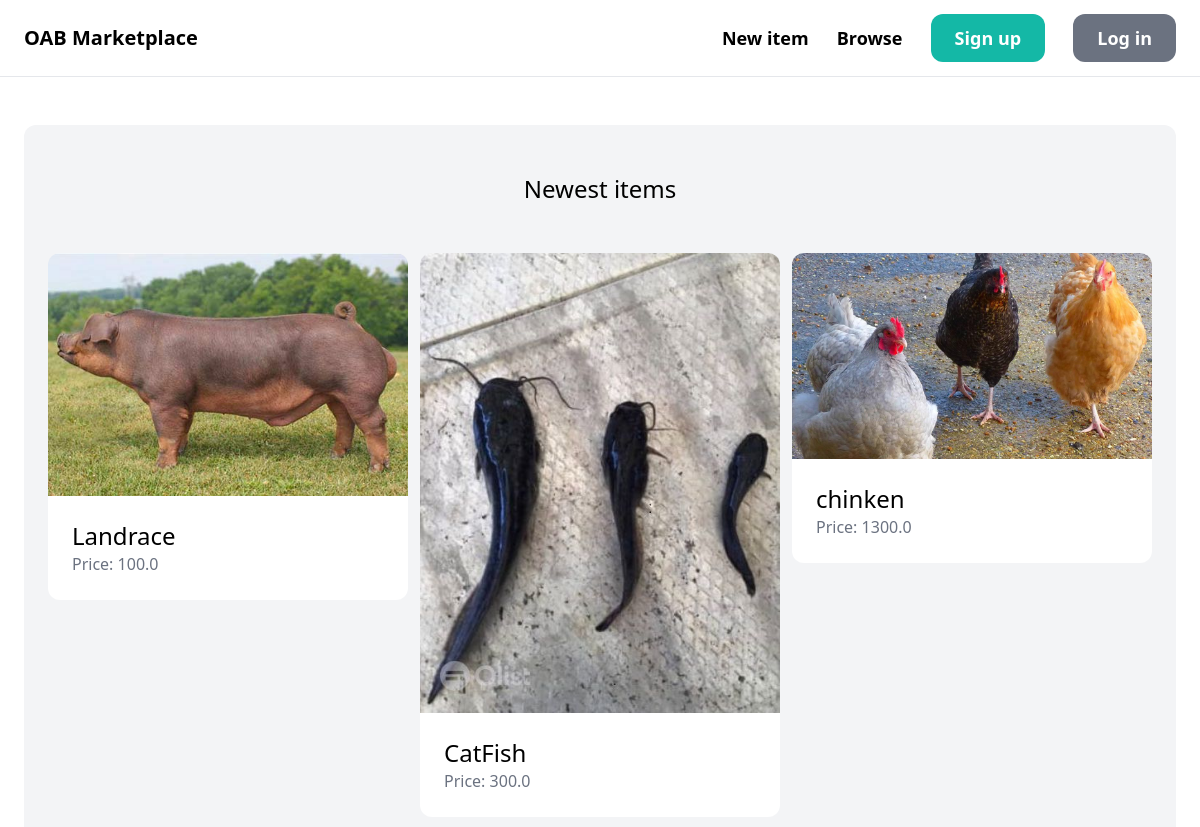
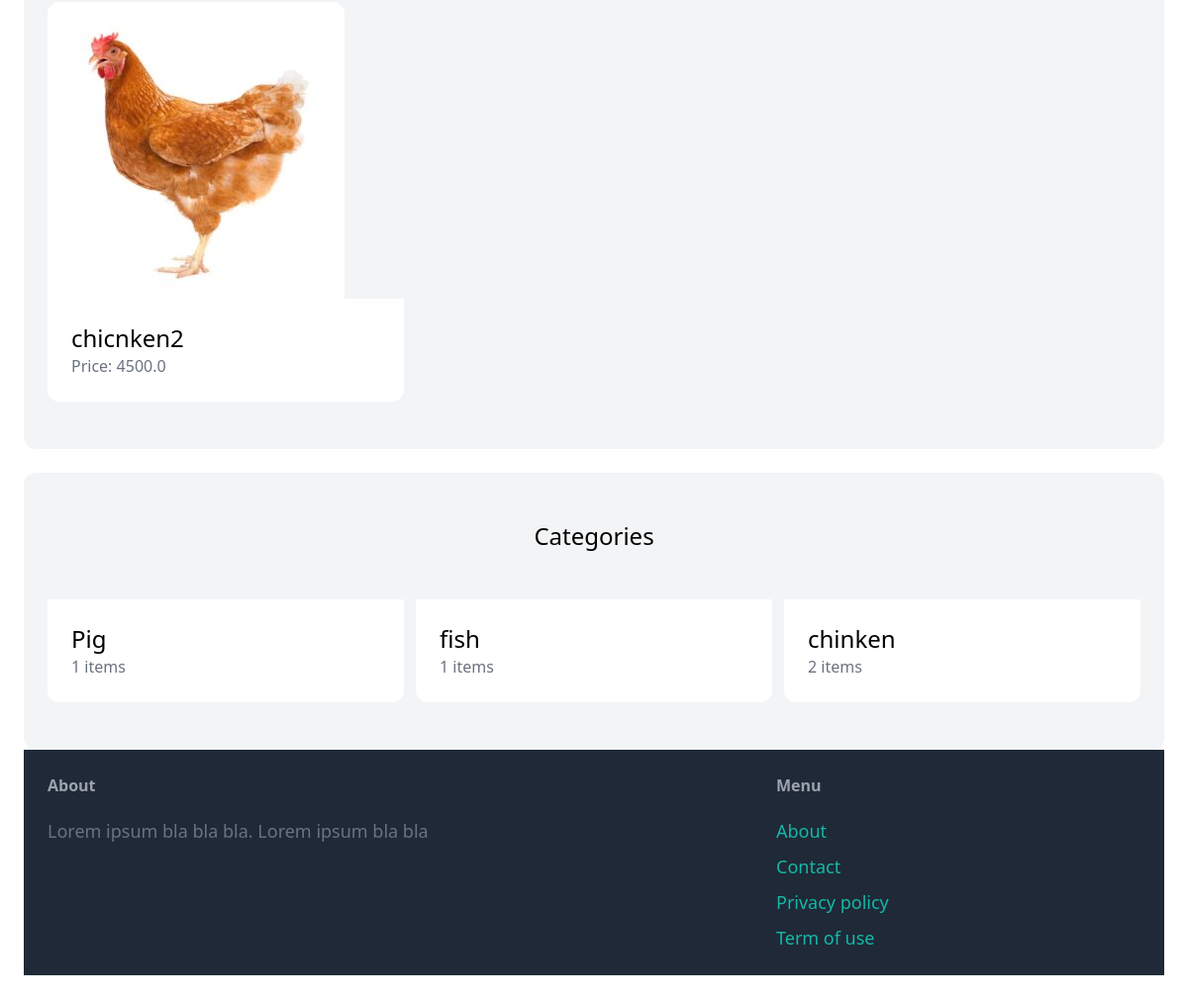
The page / on the database its author committed (2 pictures, top to bottom).
### item/models.py (models this page shows, shortened)
class Item(models.Model):
    category = models.ForeignKey(
        Category, related_name='items', on_delete=models.CASCADE)
    name = models.CharField(max_length=255)
    description = models.TextField(blank=True, null=True)
    price = models.FloatField()
    image = models.ImageField(upload_to='item_images', blank=True, null=True)
    is_sold = models.BooleanField(default=False)
    created_by = models.ForeignKey(
        User, related_name='items', on_delete=models.CASCADE)
    created_at = models.DateTimeField(auto_now_add=True)

class Category(models.Model):
    name = models.CharField(max_length=255)
    class Meta:
        ordering = ('')
        verbose_name_plural = 'Categories'

### home/views.py (the view)
# urls.py: path('', views.frontpage, name='frontpage'),
def frontpage(request):
    items = Item.objects.filter(is_sold=False)[0:6]
    categories = Category.objects.all()
    context = {
        'categories': categories,
        'items': items,
    }
    return render(request, 'home/index.html', context)

### home/templates/home/index.html (shortened to what this page needs)
{% extends 'home/base.html' %}
{% block content %}
    <div class="mt-6 px-6 py-12 bg-gray-100 rounded-xl">
        <h2 class="mb-12 text-2xl text-center">Newest items</h2>
        <div class="grid grid-cols-3 gap-3">
            {% for item in items %}
                <div>
                    <a href="{% url 'item:detail' item.id %}">
                        <div>
                            <img src="{{ item.image.url }}" class="rounded-t-xl">
                        </div>
                        <div class="p-6 bg-white rounded-b-xl">
                            <h2 class="text-2xl">{{ item.name }}</h2>
                            <p class="text-gray-500">Price: {{ item.price }}</p>
                        </div>
                    </a>
                </div>
            {% endfor %}
        </div>
    </div>
    <div class="mt-6 px-6 py-12 bg-gray-100 rounded-xl">
        <h2 class="mb-12 text-2xl text-center">Categories</h2>
        <div class="grid grid-cols-3 gap-3">
            {% for category in categories %}
            <div>
                <a href="#">
                    <div class="p-6 bg-white rounded-b-xl">
                        <h2 class="text-2xl">{{ category.name }}</h2>
                        <p class="text-gray-500">{{ category.items.count }} items</p>
                    </div>
                </a>
            </div>
        {% endfor %}
        </div>
{% endblock content %}

### home/templates/home/base.html (shortened to what this page needs)
<!DOCTYPE html>
<html>
    <head>
        <link rel="stylesheet" href="">
        <script src="https://cdn.tailwindcss.com"></script>
    </head>
    <body>
            <nav class="py-6 px-6 flex justify-between items-center border-b border-gray-200">
                <a href="{% url 'home:frontpage' %}" class="text-xl font-semibold">OAB Marketplace</a>
                <div class="space-x-6">
                    <a href="{% url 'item:new' %}" class="text-lg font-semibold hover:text-gray-500">New item</a>
                    <a href="{% url 'item:items' %}" class="text-lg font-semibold hover:text-gray-500">Browse</a>
                    {% if request.user.is_authenticated %}
                    <a href="{% url 'conversation:inbox' %}" class="px-6 py-3 text-lg font-semibold bg-teal-500 text-white rounded-xl hover:bg-teal-700">Inbox</a>
                    <a href="{% url 'dashboard:index' %}" class="px-6 py-3 text-lg font-semibold bg-gray-500 text-white rounded-xl hover:bg-gray-700">Dashboard</a>
                    {% else %}
                    <a href="{% url 'home:signup1' %}" class="px-6 py-3 text-lg font-semibold bg-teal-500 text-white rounded-xl hover:bg-teal-700">Sign up</a>
                    <a href="{% url 'home:login' %}" class="px-6 py-3 text-lg font-semibold bg-gray-500 text-white rounded-xl hover:bg-gray-700">Log in</a>
                {% endif %}
                </div>
            </nav>
        <div class="px-6 py-6">
            {% block content %}{% endblock content %}
        </div>
        <footer class="py-6 px-6 flex justify-between bg-gray-800">
            <div class="w-2/3 pr-10">
                <h3 class="mb-5 font-semibold text-gray-400">About</h3>
                <p class="text-lg text-gray-500">Lorem ipsum bla bla bla. Lorem ipsum bla bla</p>
            </div>
            <div class="w-1/3">
                <h3 class="mb-5 font-semibold text-gray-400">Menu</h3>
                <ul class="space-y-2">
                    <li> <a href="#" class=" text-lg text-teal-500  hover:bg-teal-700">About</a></li>
                    <li> <a href="{% url 'home:contact' %}" class=" text-lg text-teal-500  hover:bg-teal-700">Contact</a></li>
                    <li> <a href="#" class=" text-lg text-teal-500  hover:bg-teal-700">Privacy policy</a></li>
                    <li> <a href="#" class=" text-lg text-teal-500  hover:bg-teal-700">Term of use</a></li>
                </ul>
            </div>
        </footer>
    </body>
</html>

### rows shown on the page
Item: image (picture), name "Landrace", price "100.0"
Item: image (picture), name "CatFish", price "300.0"
Item: image (picture), name "chinken", price "1300.0"
Item: image (picture), name "chicnken2", price "4500.0"
Category: name "Pig", items.count "1"
Category: name "fish", items.count "1"
Category: name "chinken", items.count "2"
